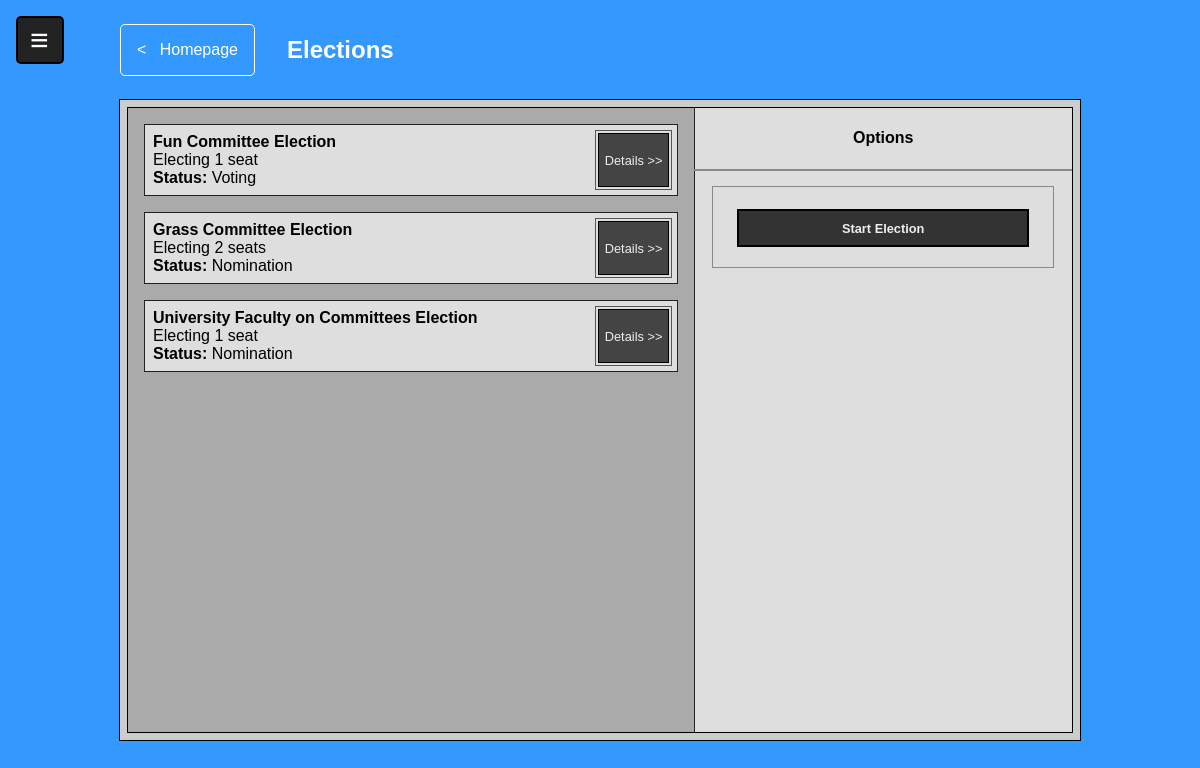
The page /election_selection_admin.php (signed in) on the database its author committed.
### tables this page shows
CREATE TABLE IF NOT EXISTS `Election` (
  `Election_ID` INT NOT NULL AUTO_INCREMENT,
  `Committee_Committee_ID` INT NOT NULL,
  `Status` VARCHAR(45) NOT NULL,
  `Number_Seats` INT NOT NULL,
  PRIMARY KEY (`Election_ID`),
  INDEX `fk_Election_Committee1_idx` (`Committee_Committee_ID` ASC),
  CONSTRAINT `fk_Election_Committee1`
    FOREIGN KEY (`Committee_Committee_ID`)
    REFERENCES `Committee` (`Committee_ID`)
    ON DELETE NO ACTION
    ON UPDATE NO ACTION);

CREATE TABLE IF NOT EXISTS `Committee` (
  `Committee_ID` INT NOT NULL AUTO_INCREMENT,
  `Name` VARCHAR(45) NOT NULL,
  `Description` VARCHAR(100) NOT NULL,
  PRIMARY KEY (`Committee_ID`));

### election_selection_admin.php (the view, shortened to what this page needs)
<!DOCTYPE html>
<html lang="en" dir="ltr">
<head>
  <link rel="stylesheet" href="css/selection.css">
  <?php include 'databaseconnect.php';
  ?>
</head>
<body>
<?php include 'hamburger_menu.php'; ?>
  <div class="wrapper">
    <header>
      <h2>Elections</h2>
    </header>
    <div class="selection">
      <div class="results">
        <?php
            $sql = "SELECT * FROM Election
                    ORDER BY `Status` DESC, `Election_ID` DESC";
            $result = $conn->query($sql);
            if ($result->num_rows > 0) {
                while ($row = $result->fetch_assoc()) {
                    $com_id = $row['Committee_Committee_ID'];
                    $com_sql = "SELECT * FROM `Committee` WHERE Committee_ID='$com_id'";
                    $com = $conn->query($com_sql)->fetch_assoc();
                    $name = $com['Name'];
                    $id = $row['Election_ID'];
                    $seats = $row['Number_Seats'];
                    $status = $row['Status'];
                    echo "<div class='data $status'>";
                    echo "<div><b>$name Election</b><br>Electing $seats seat".($seats==1?'':'s')."<br><b>Status: </b>$status</div>";
                    echo "<div class='result_choices'><a href='election_details.php?election=$id'><button>Details >></button></a></div>";
                    echo "</div>";
                }
            } else {
                echo "<div class='center'>No results found for current search settings.</div>";
            }
            ?>
      </div>
      <div class="options">
        <h4>Options</h4>
        <hr>
        <div class="choices">
          <a href="election_setup.php"><button class="admin" type="button" name="add_user">Start Election</button></a>
        </div>
      </div>
    </div>
  </div>
</body>
</html>

### css/selection.css (style rules this page uses)
a { text-decoration: none; }
.selection { top: 0.5em; left: 0.5em; right: 0.5em; bottom: 0.5em; position: absolute; display: grid; grid-auto-flow: column; grid-template-columns: 3fr 2fr; }
.results { height: 100%; overflow-y: scroll; display: grid; grid-auto-rows: minmax(auto, max-content); row-gap: 1em; padding: 1em; grid-column: 1 / 2; }
.results:after { height: 0.25em; content: ''; }
.results .data { display: grid; grid-template-columns: 2fr auto; justify-content: space-between; padding: 0.5em; }
.result_choices { min-width: 50px; margin-left: 1em; display: grid; grid-auto-rows: 1fr; grid-auto-flow: row; justify-items: center; align-items: center; outline: 1px solid #555555; outline-offset: 2px; background-color: #DDDDDD; }
.result_choices a, .result_choices button { width: 100%; height: 100%; }
.options { position: sticky; top: 0; display: flex; flex-flow: column nowrap; align-items: center; justify-content: flex-start; }
.options hr { margin: 0; padding: 0; width: 100%; height: 0; }
.options > div { display: flex; justify-content: center; padding: 0.5em; margin: 1em; }
.options .choices { font-size: 1em; text-align: center; height: inherit; width: 90%; align-items: center; justify-content: center; flex-flow: column nowrap; }
.choices * { font-weight: bold; display: flex; white-space: normal; flex-wrap: wrap; width: 90%; align-items: center; justify-content: center; margin: 0.5em 0; height: 3em; }
.choices button { width: 100%; }
.selection { background-color: #DEDEDE; outline: 1px solid black; }
.results { background-color: #AAAAAA; outline: 1px solid #222222; }
.data { background-color: #DEDEDE; border: 1px solid #222222; }
.options > div { outline: 1px solid #888888; }
.options hr { border: 1px solid #888888; }

### css/common.css (style rules this page uses)
* { box-sizing: border-box; }
body { margin: 0; padding: 0; height: 100vh; display: flex; flex-flow: column nowrap; position: relative; font-family: Arial, Helvetica, sans-serif; background-color: #3399FF; }
.wrapper { width: 80%; height: 80vh; position: absolute; top: 12.5%; right: 10%; left: 10%; display: grid; grid-auto-flow: row; grid-auto-rows: min-content; row-gap: 1em; overflow: scroll; padding: 0.5em; outline: 1px solid #000000; }
.wrapper:after { height: 0.25em; content: ''; }
header { width: auto; height: 12.5%; color: #FFFFFF; position: fixed; top: 0; display: flex; align-items: center; z-index: 999; }
header * { padding: 0; margin: 0; }
button, input[type=submit] { font-size: 0.8em; }
.wrapper { background-color: #CCCCCC; }
.wrapper button, .wrapper input[type=submit] { cursor: pointer; color: #EEEEEE; background-color: #444444; border: 1px solid #000000; }
.admin { background-color: #333333 !important; border: 2px solid #000000 !important; }

### rows shown on the page
election: Committee_Committee_ID.Name "Fun Committee", Number_Seats "1", Status "Voting"
election: Committee_Committee_ID.Name "Grass Committee", Number_Seats "2", Status "Nomination"
election: Committee_Committee_ID.Name "University Faculty on Committees", Number_Seats "1", Status "Nomination"

### other values the page prints
$message "Homepage"
